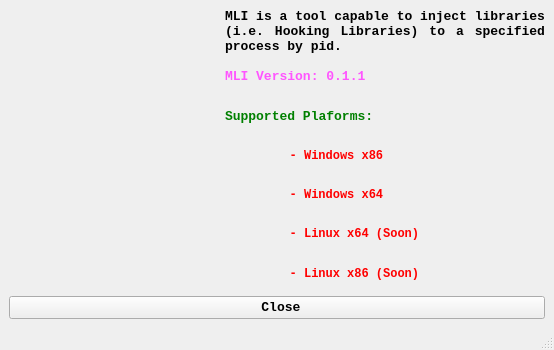
<?xml version="1.0" encoding="UTF-8"?>
<ui version="4.0">
 <class>About</class>
 <widget class="QMainWindow" name="About">
  <property name="geometry">
   <rect>
    <x>0</x>
    <y>0</y>
    <width>554</width>
    <height>350</height>
   </rect>
  </property>
  <property name="windowTitle">
   <string>About MLI</string>
  </property>
  <widget class="QWidget" name="centralwidget">
   <layout class="QGridLayout" name="gridLayout">
    <item row="0" column="0">
     <layout class="QVBoxLayout" name="verticalLayoutMain">
      <item>
       <layout class="QHBoxLayout" name="horizontalLayout">
        <item>
         <widget class="QLabel" name="labelWolfIcon">
          <property name="text">
           <string/>
          </property>
          <property name="pixmap">
           <pixmap resource="resources.qrc">:/new/prefix1/images/wolfIcon.jpg</pixmap>
          </property>
         </widget>
        </item>
        <item>
         <layout class="QVBoxLayout" name="verticalLayout">
          <item>
           <widget class="QLabel" name="labelDescription">
            <property name="font">
             <font>
              <family>Consolas</family>
              <pointsize>10</pointsize>
              <weight>75</weight>
              <bold>true</bold>
             </font>
            </property>
            <property name="text">
             <string>MLI is a tool capable to inject libraries (i.e. Hooking Libraries) to a specified process by pid. </string>
            </property>
            <property name="textFormat">
             <enum>Qt::AutoText</enum>
            </property>
            <property name="scaledContents">
             <bool>false</bool>
            </property>
            <property name="alignment">
             <set>Qt::AlignJustify|Qt::AlignVCenter</set>
            </property>
            <property name="wordWrap">
             <bool>true</bool>
            </property>
           </widget>
          </item>
          <item>
           <widget class="QLabel" name="labelVersion">
            <property name="font">
             <font>
              <family>Consolas</family>
              <pointsize>10</pointsize>
              <weight>75</weight>
              <bold>true</bold>
             </font>
            </property>
            <property name="styleSheet">
             <string notr="true">color:rgb(255, 85, 255)</string>
            </property>
            <property name="text">
             <string>MLI Version: 0.1.1</string>
            </property>
           </widget>
          </item>
          <item>
           <widget class="QLabel" name="labelSupportArch">
            <property name="font">
             <font>
              <family>Consolas</family>
              <pointsize>10</pointsize>
              <weight>75</weight>
              <bold>true</bold>
             </font>
            </property>
            <property name="styleSheet">
             <string notr="true">color:green</string>
            </property>
            <property name="text">
             <string>Supported Plaforms:</string>
            </property>
           </widget>
          </item>
          <item>
           <widget class="QLabel" name="labelOSWindows">
            <property name="font">
             <font>
              <family>Consolas</family>
              <pointsize>9</pointsize>
              <weight>75</weight>
              <bold>true</bold>
             </font>
            </property>
            <property name="styleSheet">
             <string notr="true">color:red</string>
            </property>
            <property name="text">
             <string>         - Windows x86</string>
            </property>
           </widget>
          </item>
          <item>
           <widget class="QLabel" name="labelOSWindowsx64">
            <property name="font">
             <font>
              <family>Consolas</family>
              <pointsize>9</pointsize>
              <weight>75</weight>
              <bold>true</bold>
             </font>
            </property>
            <property name="styleSheet">
             <string notr="true">color:red</string>
            </property>
            <property name="text">
             <string>         - Windows x64</string>
            </property>
           </widget>
          </item>
          <item>
           <widget class="QLabel" name="labelOSLinux64">
            <property name="font">
             <font>
              <family>Consolas</family>
              <pointsize>9</pointsize>
              <weight>75</weight>
              <bold>true</bold>
             </font>
            </property>
            <property name="styleSheet">
             <string notr="true">color:red</string>
            </property>
            <property name="text">
             <string>         - Linux x64 (Soon)</string>
            </property>
           </widget>
          </item>
          <item>
           <widget class="QLabel" name="labelOSLinux86">
            <property name="font">
             <font>
              <family>Consolas</family>
              <pointsize>9</pointsize>
              <weight>75</weight>
              <bold>true</bold>
             </font>
            </property>
            <property name="styleSheet">
             <string notr="true">color:red</string>
            </property>
            <property name="text">
             <string>         - Linux x86 (Soon)</string>
            </property>
           </widget>
          </item>
         </layout>
        </item>
       </layout>
      </item>
      <item>
       <widget class="QPushButton" name="pushButtonClose">
        <property name="font">
         <font>
          <family>Consolas</family>
          <pointsize>10</pointsize>
          <weight>75</weight>
          <bold>true</bold>
          <underline>false</underline>
          <strikeout>false</strikeout>
         </font>
        </property>
        <property name="styleSheet">
         <string notr="true">QPushButton
{
	background-color: rgb(170, 85, 255);
	display:inline-block;
	padding:0.5em 1.5em;
	margin:0 0.3em 0.3em 0;
	border-radius:0.2em;
	box-sizing: border-box;
	text-decoration:none;
	font-family:'Consolas',sans-serif;
	font-weight:bold;
	color:#FFFFFF;
	box-shadow:inset 0 -0.6em 1em -0.35em rgba(0,0,0,0.17),inset 0 0.6em 2em -0.3em rgba(255,255,255,0.15),inset 0 0 0em 0.05em rgba(255,255,255,0.12);
	text-align:center;
	position:relative;
	height: 30px;
	width: 80px;
}

QPushButton:hover{
	background-color: rgb(184, 184, 184);
};

active{
	box-shadow:inset 0 0.6em 2em -0.3em rgba(0,0,0,0.15),inset 0 0 0em 0.05em rgba(255,255,255,0.12);
}

@media all and (max-width:30em){
 display:block;
 margin:0.2em auto;
}</string>
        </property>
        <property name="text">
         <string> Close</string>
        </property>
        <property name="icon">
         <iconset resource="resources.qrc">
          <normaloff>:/new/prefix1/images/about.png</normaloff>:/new/prefix1/images/about.png</iconset>
        </property>
        <property name="iconSize">
         <size>
          <width>30</width>
          <height>30</height>
         </size>
        </property>
       </widget>
      </item>
     </layout>
    </item>
   </layout>
  </widget>
  <widget class="QMenuBar" name="menubar">
   <property name="geometry">
    <rect>
     <x>0</x>
     <y>0</y>
     <width>554</width>
     <height>26</height>
    </rect>
   </property>
  </widget>
  <widget class="QStatusBar" name="statusbar"/>
 </widget>
 <resources>
  <include location="resources.qrc"/>
 </resources>
 <connections/>
</ui>
